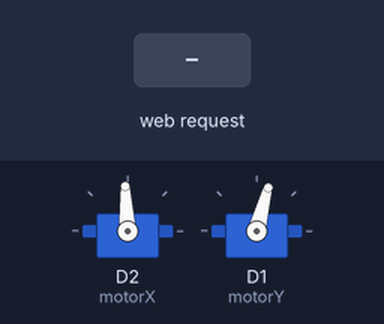
Simulated run of this sketch. Board: ESP8266 (NodeMCU). Parts: 2 × servo. The inputs (shaded band) are chosen by the test bench. WiFi joins after 1.5 s; servers stay silent unless stated; what the sketch prints to the serial monitor is not drawn.

Above: at 2.7 s.
2.8 s: HTTP request GET /control?move=ArrowDown received
At 4.0 s:
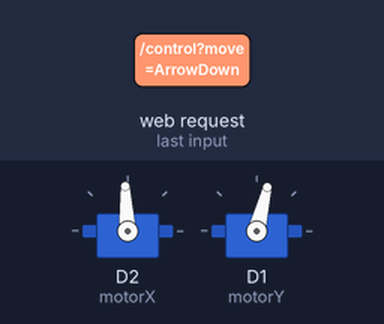
4.3 s: HTTP request GET /control?move=ArrowRight received
At 5.3 s:
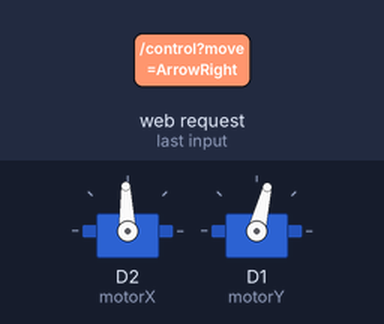
Timing chart, 0 to 7.3 s (numbered marks = the images above; inputs shaded):
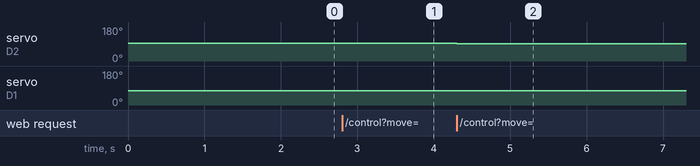

The sketch:

webserver.ino
```cpp
#include <ESP8266WiFi.h>
#include <ESP8266WebServer.h>
#include "Servo.h"

ESP8266WebServer server;

char* ssid = "ssid";
char* password = "password";

Servo motorX;
Servo motorY;

const int xSpeed = 1
        , ySpeed = 1
        , baseX  = 93
        , baseY  = 75
        , xLimit = 23
        , yLimit = 17;

int xAngle = baseX,
    yAngle = baseY;


void setup() {
  motorX.attach(D2);
  motorY.attach(D1);
  motorX.write(baseX);
  motorY.write(baseY);

  Serial.begin(9600);
  WiFi.begin(ssid, password);
  while(WiFi.status() != WL_CONNECTED) { delay(300); }

  Serial.print("\nIP Address: ");
  Serial.println(WiFi.localIP());

  server.on("/", [](){
    String html = "<!DOCTYPE html><html lang='en'><head> <meta charset='UTF-8'> <title>Cat the Laser</title></head><body> <button class='mode' id='random'>Random Mode</button> <button class='mode' id='control'>Control Mode</button> <button class='mode' id='pause'>Pause Mode</button> <h1>The game is currently on <span class='mode'>pause</span> mode.</h1> <script> var modes = document.querySelectorAll('.mode'); var currentMode = 'pause'; modes.forEach(function(mode) { mode.addEventListener('click', function() { fetch(location.href + 'change?mode=' + mode.id); currentMode = mode.id; document.querySelector('span.mode').innerHTML = mode.id; }); }); document.addEventListener('keydown', function(event) { if (currentMode === 'control') { fetch(location.href + 'control?move=' + event.key); }  }); </script></body></html>";
    server.send(200, "text/html", html);
  });
  server.on("/control", moveLaser);
  server.begin();
}

void loop() {
  server.handleClient();
}

void moveLaser() {
  String move = server.arg("move");

  if (move == "ArrowDown") {
    if (yAngle + ySpeed <= yAngle + yLimit) {
      yAngle += ySpeed;
      motorY.write(yAngle);
    }
  }
  if (move == "ArrowUp") {
    if (yAngle - ySpeed >= yAngle - yLimit) {
      yAngle -= ySpeed;
      motorY.write(yAngle);
    }
  }
  if (move == "ArrowRight") {
    if (xAngle - xSpeed >= xAngle - xLimit) {
      xAngle -= xSpeed;
      motorX.write(xAngle);
    }
  }
  if (move == "ArrowLeft") {
    if (xAngle + xSpeed <= xAngle + xLimit) {
      xAngle += xSpeed;
      motorX.write(xAngle);
    }
  }

  server.send(200, "text/plain", "ok!");
}
```

Measured:
- after the input at 2.8 s, servo on D1 (motorY): 75° → 76° at once
- after the input at 4.3 s, servo on D2 (motorX): 93° → 92° at once
